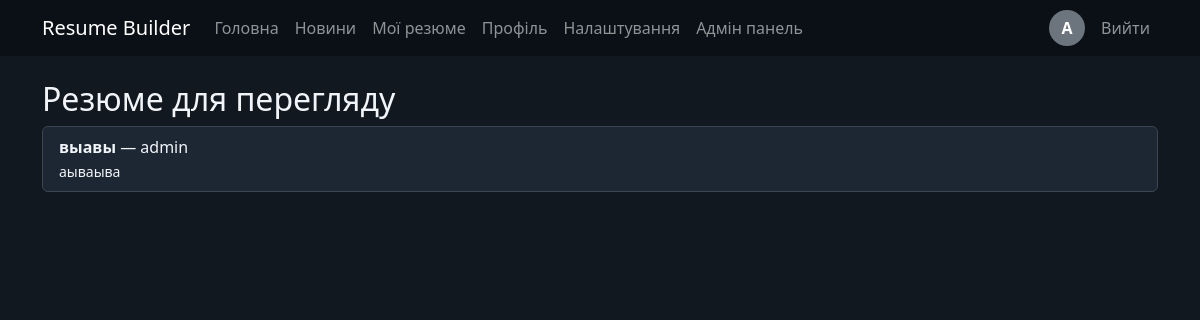
/admin-resumes/ (signed in), run on the app's committed database.
### builder/models.py (models this page shows, shortened)
class Resume(models.Model):
    STATUS_CHOICES = [
        ('pending', 'На перевірці'),
        ('approved', 'Прийнято'),
        ('rejected', 'Відхилено'),
    ]
    user = models.ForeignKey(User, on_delete=models.CASCADE, related_name='resumes')
    title = models.CharField(max_length=200)
    summary = models.TextField(blank=True)
    experience = models.TextField(blank=True)
    education = models.TextField(blank=True)
    skills = models.TextField(blank=True)
    custom_sections = models.JSONField(default=list, blank=True)
    template_name = models.CharField(max_length=50, blank=True, default='')
    status = models.CharField(max_length=20, choices=STATUS_CHOICES, default='pending')
    created_at = models.DateTimeField(default=timezone.now)
    updated_at = models.DateTimeField(auto_now=True)
    is_public = models.BooleanField(default=False)
    is_deleted = models.BooleanField(default=False)

### builder/views.py (the view)
# urls.py: path('admin-resumes/', views.admin_resumes, name='admin_resumes'),
@user_passes_test(lambda user: user.is_staff)
def admin_resumes(request):
    resumes = Resume.objects.order_by('-updated_at')
    return render(request, 'admin_resumes.html', {'resumes': resumes})

### builder/context_processors.py (called while the page is built)
def user_profile(request):
    if request.user.is_authenticated:
        profile = Profile.objects.filter(user=request.user).first()
        return {'user_profile': profile}
    return {'user_profile': None}

### templates/admin_resumes.html
{% extends 'base.html' %}
{% block content %}
<h2>Резюме для перегляду</h2>
{% if resumes %}
<ul class="list-group">
    {% for resume in resumes %}
    <li class="list-group-item">
        <strong>{{ resume.title }}</strong> — {{ resume.user.username }}<br>
        <small>{{ resume.summary|truncatechars:120 }}</small>
    </li>
    {% endfor %}
</ul>
{% else %}
<p>Наразі немає опублікованих резюме.</p>
{% endif %}
{% endblock %}

### templates/base.html (shortened to what this page needs)
<!DOCTYPE html>
<html lang="uk" data-theme="{% if user_profile %}{{ user_profile.theme }}{% else %}light{% endif %}">
<head>
    <link rel="stylesheet" href="https://cdn.jsdelivr.net/npm/bootstrap@5.3.3/dist/css/bootstrap.min.css">
    {% load static %}
    <link rel="stylesheet" href="{% static 'builder/responsive.css' %}">
</head>
<body class="{% if user_profile and user_profile.gradient_enabled %}gradient-enabled{% endif %}" style="--primary-color: {% if user_profile %}{{ user_profile.primary_color }}{% else %}#0d6efd{% endif %}; --secondary-color: {% if user_profile %}{{ user_profile.secondary_color }}{% else %}#6f42c1{% endif %}; --accent-color: {% if user_profile %}{{ user_profile.accent_color }}{% else %}#dc3545{% endif %}; --background-color: {% if user_profile and user_profile.theme == 'dark' %}#121820{% elif user_profile %}{{ user_profile.background_color }}{% else %}#f8f9fa{% endif %}; --gradient-direction: {% if user_profile %}{{ user_profile.gradient_direction }}{% else %}135deg{% endif %};">
<nav class="navbar navbar-expand-lg navbar-dark bg-dark">
    <div class="container">
        <a class="navbar-brand" href="{% url 'home' %}">Resume Builder</a>
        <div class="collapse navbar-collapse" id="main-navigation">
            <ul class="navbar-nav me-auto">
                <li class="nav-item"><a class="nav-link" href="{% url 'home' %}">Головна</a></li>
                <li class="nav-item"><a class="nav-link" href="{% url 'news_list' %}">Новини</a></li>
                {% if user.is_authenticated %}
                <li class="nav-item"><a class="nav-link" href="{% url 'resume_list' %}">Мої резюме</a></li>
                <li class="nav-item"><a class="nav-link" href="{% url 'profile_list' %}">Профіль</a></li>
                <li class="nav-item"><a class="nav-link" href="{% url 'settings' %}">Налаштування</a></li>
                {% if user.is_staff %}
                <li class="nav-item"><a class="nav-link" href="{% url 'custom_admin_dashboard' %}">Адмін панель</a></li>
                {% endif %}
                {% endif %}
            </ul>
            <ul class="navbar-nav align-items-center">
                {% if user.is_authenticated %}
                <li class="nav-item me-2">
                    <a class="nav-link p-0" href="{% url 'profile_list' %}">
                        {% if user_profile and user_profile.photo %}
                        <img src="{{ user_profile.photo.url }}" alt="avatar" class="rounded-circle" style="width:36px;height:36px;object-fit:cover;">
                        {% else %}
                        <div class="rounded-circle bg-secondary text-white d-flex align-items-center justify-content-center" style="width:36px;height:36px;font-weight:600;">{{ user.username|slice:":1"|upper }}</div>
                        {% endif %}
                    </a>
                </li>
                <li class="nav-item"><a class="nav-link" href="{% url 'logout' %}">Вийти</a></li>
                {% else %}
                <li class="nav-item"><a class="nav-link" href="{% url 'login' %}">Увійти</a></li>
                <li class="nav-item"><a class="nav-link" href="{% url 'register' %}">Реєстрація</a></li>
                {% endif %}
            </ul>
        </div>
    </div>
</nav>
<div class="container py-4">
    {% block content %}{% endblock %}
</div>
</body>
</html>

### builder/static/builder/responsive.css (style rules this page uses)
html { overflow-x: hidden; }
:root { --page-background: #f8f9fa; --surface-color: #ffffff; --text-color: #212529; --muted-color: #6c757d; --primary-color: #0d6efd; --secondary-color: #6f42c1; --accent-color: #dc3545; --background-color: #f8f9fa; --gradient-direction: 135deg; }
html[data-theme="dark"] { --page-background: #121820; --surface-color: #1d2733; --text-color: #f1f5f9; --muted-color: #b8c2cc; }
html[data-theme="dark"] .navbar.bg-dark { background-color: #0b1016 !important; }
html[data-theme="dark"] .border, html[data-theme="dark"] .list-group-item { border-color: #3a4652 !important; }
body { background-color: var(--background-color); color: var(--text-color); }
body:not(.gradient-enabled) { background-image: none; }
html[data-theme="dark"] body:not(.gradient-enabled) { background-color: #121820; }
.card, .list-group-item, .form-control, .form-select { background-color: var(--surface-color); color: var(--text-color); border-color: rgba(128, 128, 128, .35); }
a { color: var(--primary-color); }
body { min-width: 320px; }
.navbar-brand { white-space: normal; }
.card, .list-group-item { overflow-wrap: anywhere; }
html[data-theme="dark"] body { --background-color: #121820; }

### data on the page
Resume: title "выавы", user.username "admin", summary "аываыва"

### other printed values
{{ user.username|slice:":1"|upper }} "A"
